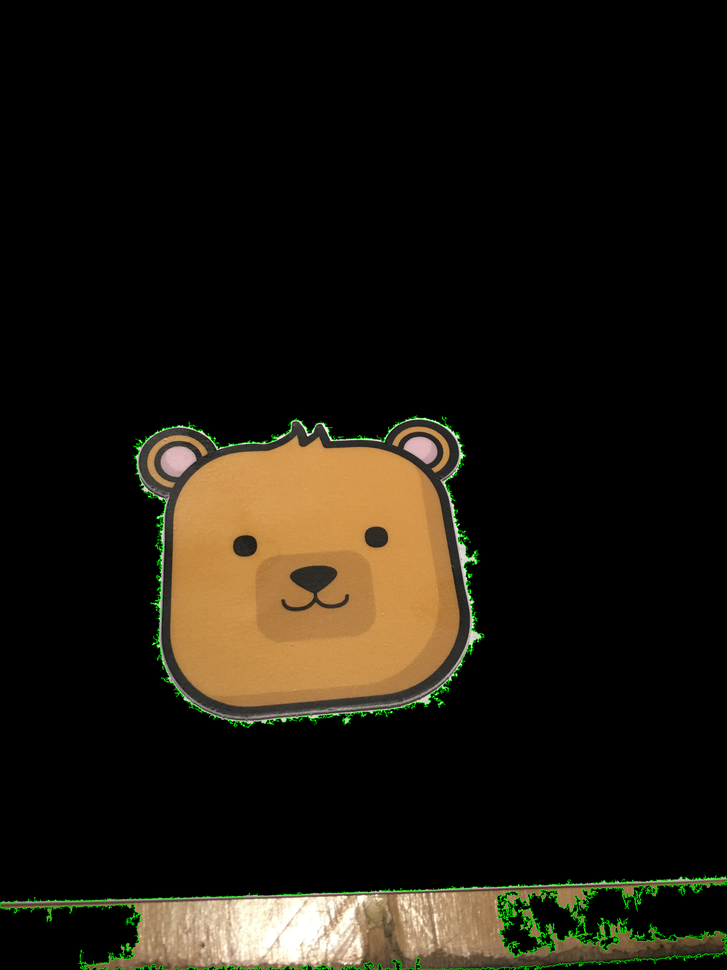
#> input picture upload-dir/test.png, 727 x 970 px, shrunk from 3024 x 4032 before the run
$ python segmentation1.py   (older library calls are emulated)
#> lines starting #> are read from the running program, lines starting #| are printed output that depends on the picture; after the words box and inside, x2 and y2 are one past the last pixel; in counts of white or black regions, pixels touching at a corner belong together
import numpy as np
import cv2

def getSobel (channel):

    sobelx = cv2.Sobel(channel, cv2.CV_16S, 1, 0, borderType=cv2.BORDER_REPLICATE)
    sobely = cv2.Sobel(channel, cv2.CV_16S, 0, 1, borderType=cv2.BORDER_REPLICATE)
    sobel = np.hypot(sobelx, sobely)

    return sobel;

def findSignificantContours (img, sobel_8u):
    image, contours, heirarchy = cv2.findContours(sobel_8u, cv2.RETR_TREE, cv2.CHAIN_APPROX_SIMPLE)

    # Find level 1 contours
    level1 = []
    for i, tupl in enumerate(heirarchy[0]):
        # Each array is in format (Next, Prev, First child, Parent)
        # Filter the ones without parent
        if tupl[3] == -1:
            tupl = np.insert(tupl, 0, [i])
            level1.append(tupl)

    # From among them, find the contours with large surface area.
    significant = []
    tooSmall = sobel_8u.size * 5 / 100 # If contour isn't covering 5% of total area of image then it probably is too small
    for tupl in level1:
        contour = contours[tupl[0]];
        area = cv2.contourArea(contour)
        if area > tooSmall:
            cv2.drawContours(img, [contour], 0, (0,255,0),2, cv2.LINE_AA, maxLevel=1)
            significant.append([contour, area])

    significant.sort(key=lambda x: x[1])
    return [x[0] for x in significant];

def segment (path):
#> called with path = 'upload-dir/test.png'
    img = cv2.imread(path)
#> img is the input picture: shape (970, 727, 3); mean B, G, R 14.9, 24.4, 29

    blurred = cv2.GaussianBlur(img, (5, 5), 0) # Remove noise

    # Edge operator
    sobel = np.max( np.array([ getSobel(blurred[:,:, 0]), getSobel(blurred[:,:, 1]), getSobel(blurred[:,:, 2]) ]), axis=0 )
#> in getSobel, `sobely = cv2.Sobel(channel, cv2.CV_16S, 0, 1, borderType=cv2.BORDER_RE..`:
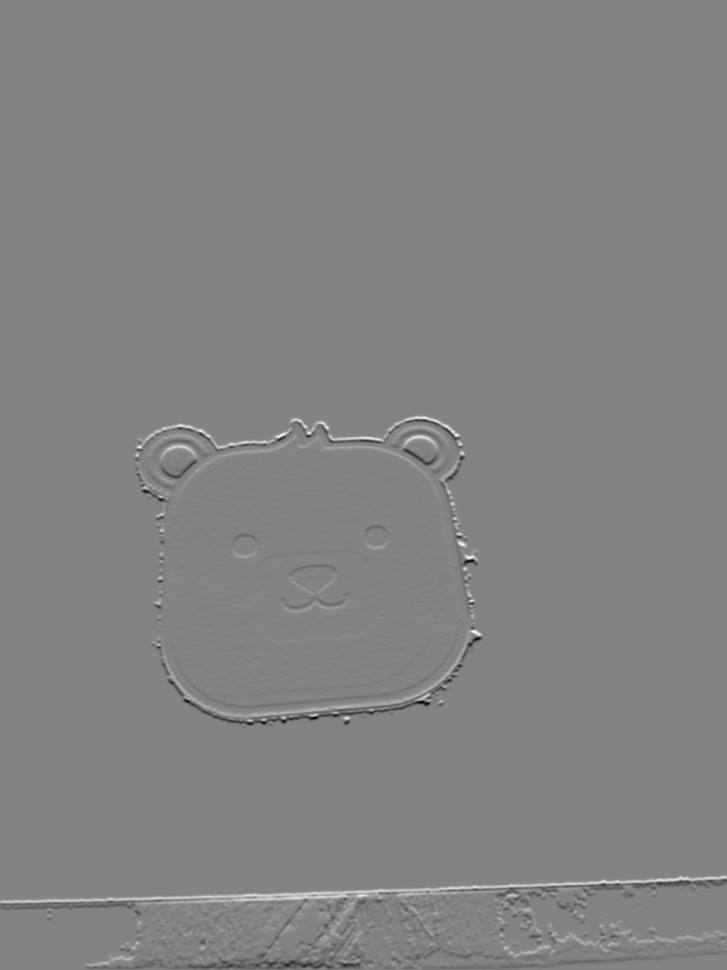
#> sobely: shape (970, 727) int16; min -503, max 471, mean 0.1; drawn with min black and max white
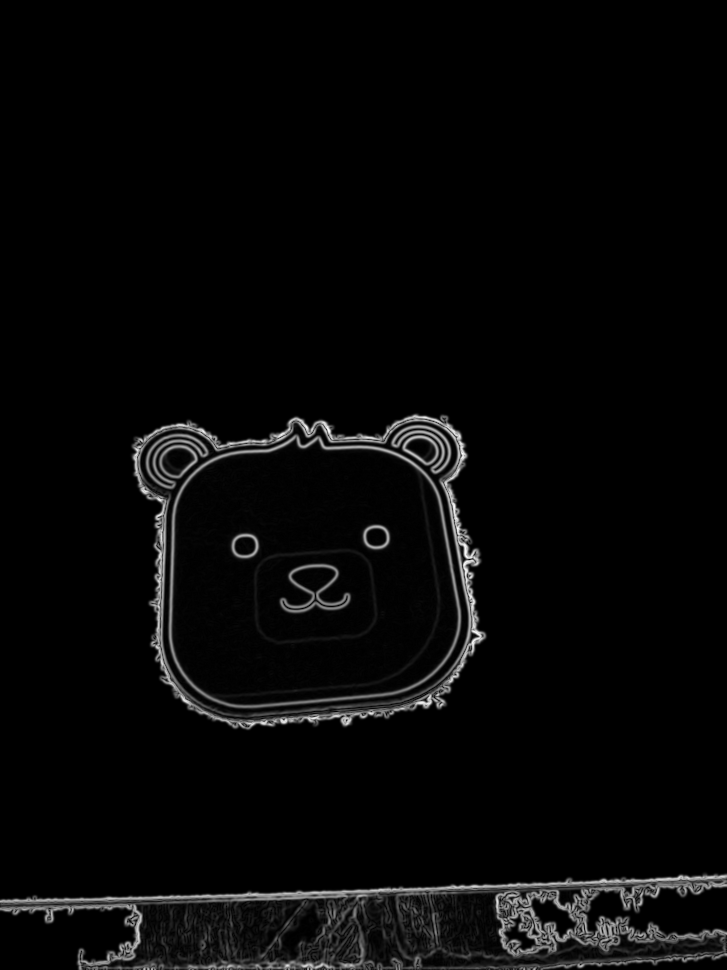
#> sobel: shape (970, 727) float32; min 0, max 566.8, mean 16.6; drawn with min black and max white

    # Noise reduction trick, from http://sourceforge.net/p/octave/image/ci/default/tree/inst/edge.m#l182
    mean = np.mean(sobel)
#> mean = 16.62

    # Zero any values less than mean. This reduces a lot of noise.
    sobel[sobel <= mean] = 0;
#> sobel: shape (970, 727) float32; 9.48% of pixels changed, all inside (x1, y1, x2, y2) = (0, 412, 727, 970)
    sobel[sobel > 255] = 255;
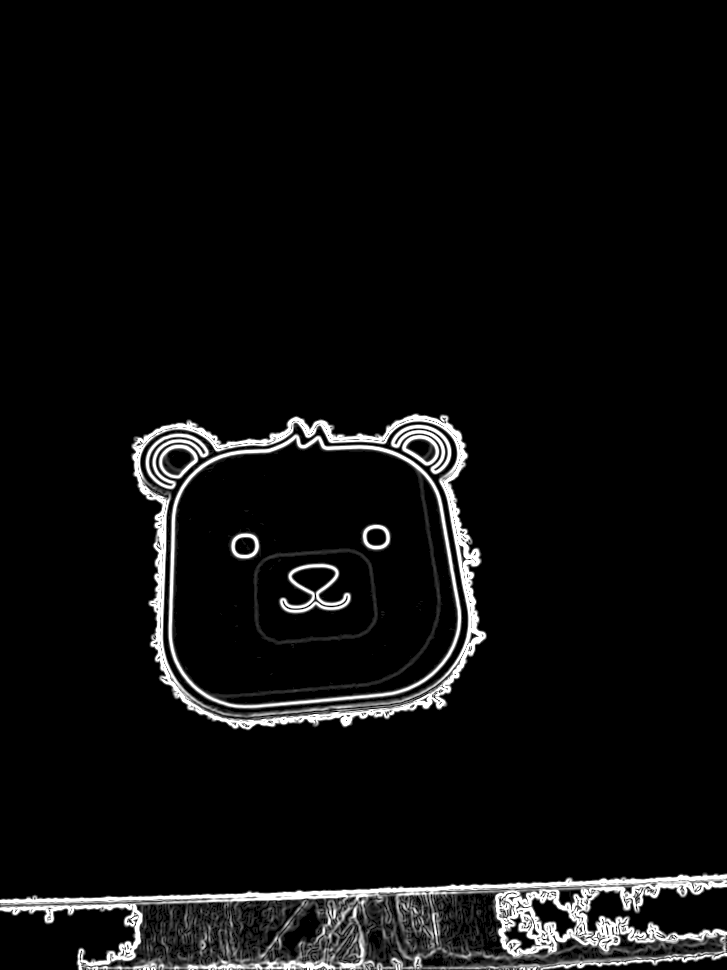
#> sobel: shape (970, 727) float32; min 0, max 255, mean 14.2

    cv2.imwrite('output/edge.png', sobel);

    sobel_8u = np.asarray(sobel, np.uint8)

    # Find contours
    significant = findSignificantContours(img, sobel_8u)
#> in findSignificantContours, `image, contours, heirarchy = cv2.findContours(sobel_8u, cv2.RETR_TREE,..`: contours = 865 contours, 776 with area under 20; largest, box (x1, y1, x2, y2) and area: (130, 413, 487, 731) 91232, (173, 442, 438, 695) 56577, (0, 872, 727, 970) 47716, (253, 548, 378, 648) 10379, (256, 551, 375, 642) 9052
#> the loop in findSignificantContours, `for i, tupl in enumerate(heirarchy[0]):` made 865 passes
#> tupl on passes 1 to 12: [0, 647, -1, 1, -1], [2, -1, -1, 0], [3, 1, -1, 0], [4, 2, -1, 0], [5, 3, -1, 0], [6, 4, -1, 0], [7, 5, -1, 0], [8, 6, -1, 0], [9, 7, -1, 0], [10, 8, -1, 0], [11, 9, -1, 0], [12, 10, -1, 0]
#> after the loop in findSignificantContours, `for i, tupl in enumerate(heirarchy[0]):`: level1 = [[0, 647, -1, 1, -1], [647, -1, 0, 648, -1]]
#> the loop in findSignificantContours, `for tupl in level1:` made 2 passes
#> (tupl, area) on passes 1 to 2: ([0, 647, -1, 1, -1], 47715.5), ([647, -1, 0, 648, -1], 91232.5)
#> after the loop in findSignificantContours, `for tupl in level1:`:
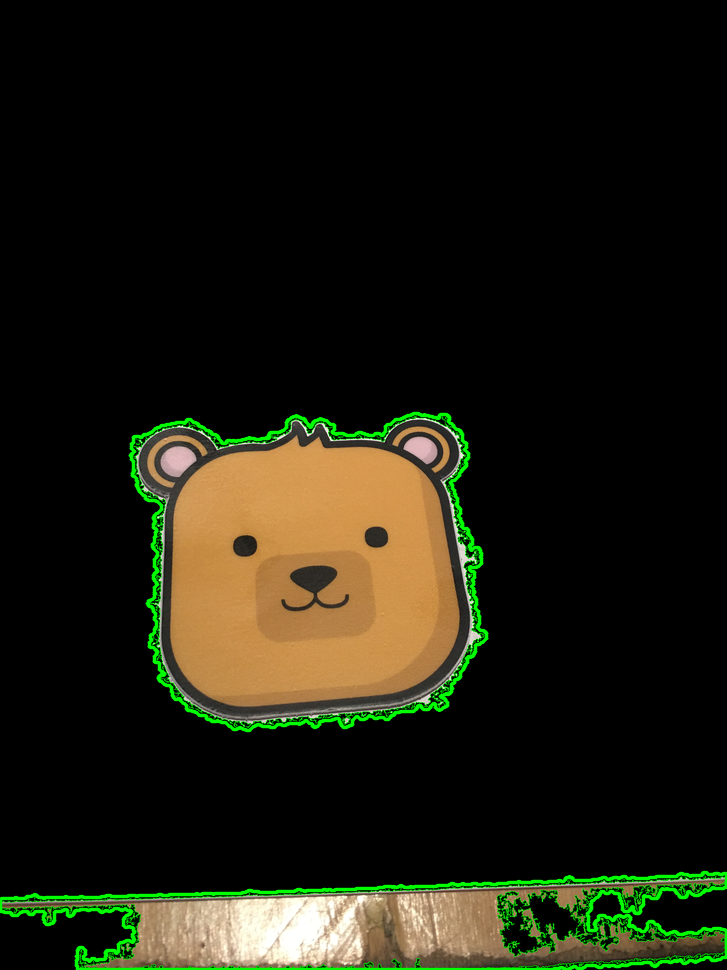
#> img: shape (970, 727, 3); 2.42% of pixels changed, all inside (x1, y1, x2, y2) = (0, 411, 727, 970)
#> after the loop in findSignificantContours, `for tupl in level1:`: significant = 2 items
#> significant = 2 contours; box (x1, y1, x2, y2) and area: (130, 413, 487, 731) 91232, (0, 872, 727, 970) 47716

    # Mask
    mask = sobel.copy()
    mask[mask > 0] = 0
#> mask: shape (970, 727) float32; 10.83% of pixels changed, all inside (x1, y1, x2, y2) = (0, 413, 727, 970)
    cv2.fillPoly(mask, significant, 255)
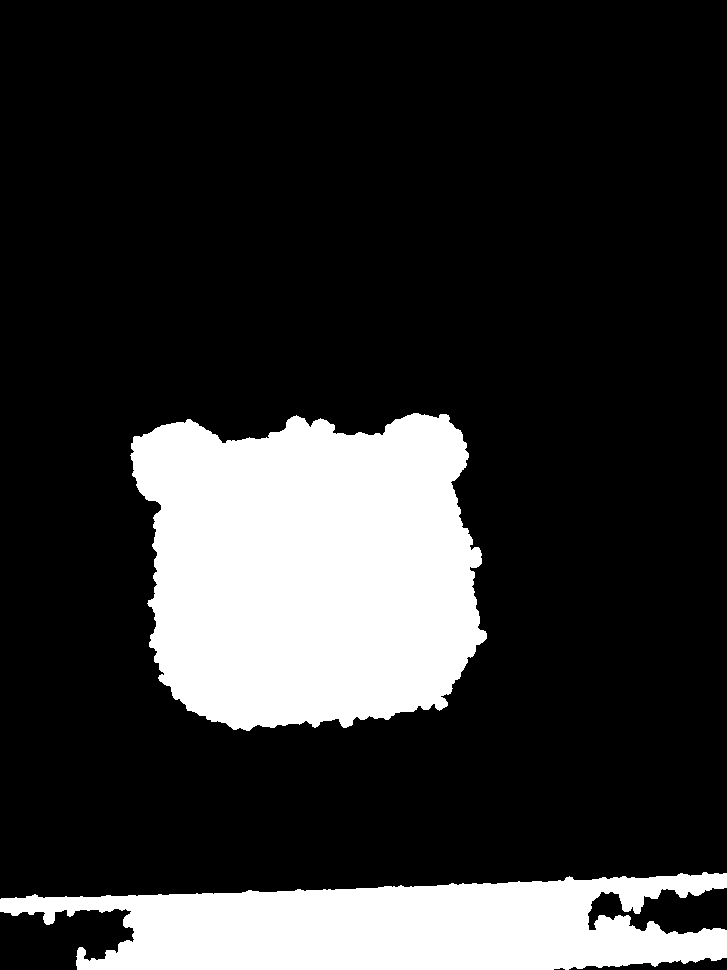
#> mask: shape (970, 727) float32; 19.9% white; 2 white regions, box (x1, y1, x2, y2) and area: (130, 413, 487, 731) 91889, (0, 872, 727, 970) 48777
    # Invert mask
    mask = np.logical_not(mask)

    #Finally remove the background
    img[mask] = 0;
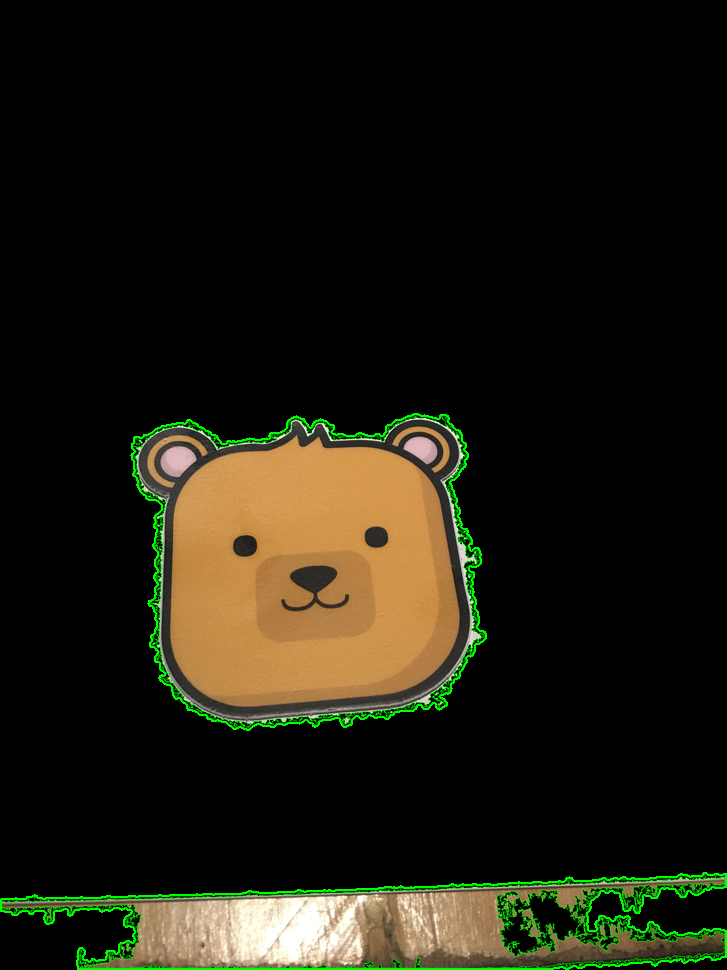
#> img: shape (970, 727, 3); 0.89% of pixels changed, all inside (x1, y1, x2, y2) = (0, 411, 727, 970)

    fname = path.split('/')[-1]
    cv2.imwrite('output/' + fname, img);
    print (path)


segment('upload-dir/test.png')
